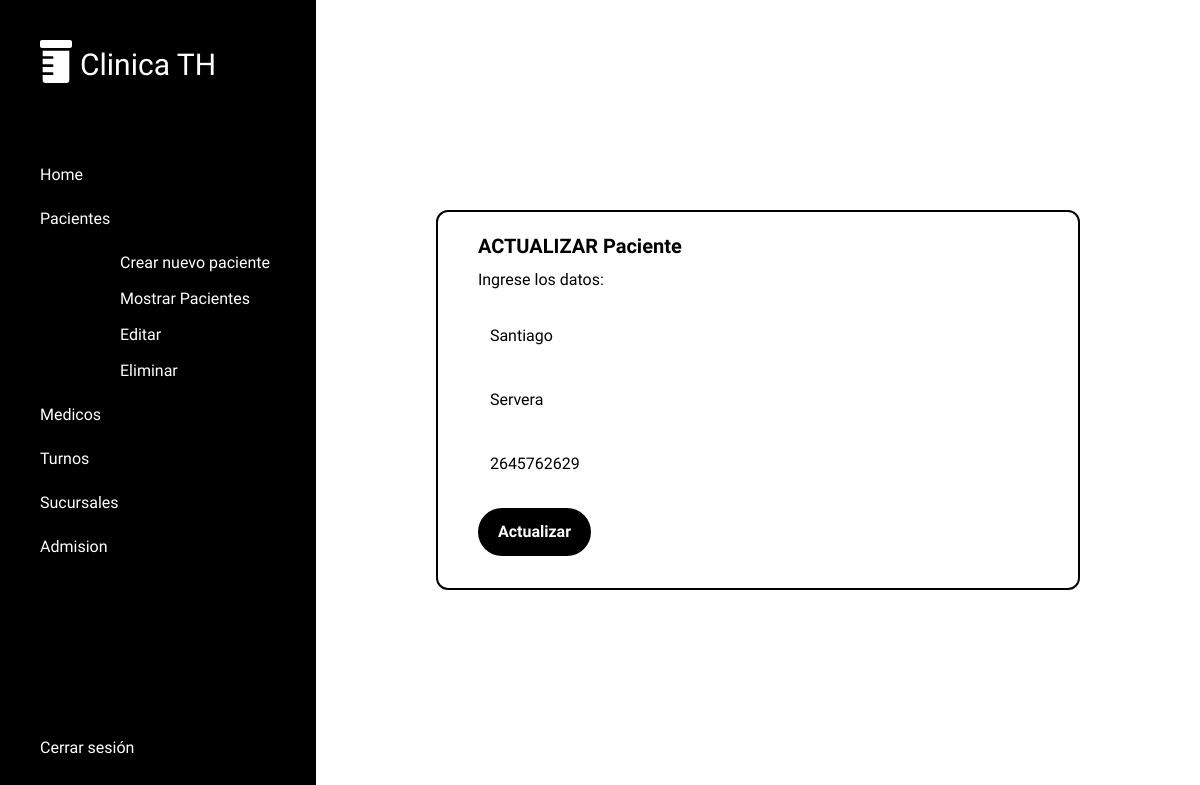
Page /crudPacientes/updateDataPaciente.php?idPaciente=1 on the committed database.
### tables this page shows
CREATE TABLE `paciente` (
  `idPaciente` int(11) NOT NULL,
  `nombrePaciente` varchar(100) NOT NULL,
  `apellidoPaciente` text NOT NULL,
  `numeroPaciente` varchar(100) NOT NULL
);

### crudPacientes/updateDataPaciente.php (the view, shortened to what this page needs)
<?php include("includes/header.php")?>
<?php include("db.php")?>
<?php
$nombrePaciente = "";
$apellidoPaciente = "";
$numeroPaciente = "";
if(isset($_GET['idPaciente'])){
$idPaciente = $_GET['idPaciente'];
$query = "SELECT * FROM paciente WHERE idPaciente = $idPaciente";
$result = mysqli_query($conn, $query);
if(mysqli_num_rows($result) ==1) {
    $row = mysqli_fetch_array($result);
    $nombrePaciente = $row['nombrePaciente'];
    $apellidoPaciente = $row['apellidoPaciente'];
    $numeroPaciente = $row['numeroPaciente'];
    }
}
        ?>
<div class ="h-screen w-full flex items-center justify-center">
    <div class="flex flex-col gap-2 border-2 border-black rounded-xl p-5 ">
        <h1 class="px-5 text-xl font-semibold">ACTUALIZAR Paciente</h1>
        <p class="px-5">Ingrese los datos:</p>
        <form action="updateDataPaciente.php?idPaciente=<?php echo $_GET['idPaciente']; ?>" method="POST" class='w-[600px] px-5 py-3'>
            <div class='w-full flex flex-col gap-4'>
            <input type="text" name="nombrePaciente" value="<?php echo $nombrePaciente;?>" class='p-3 bg-gray-250 rounded-lg' placeholder="Actualizar Nombre">
            <input type="text" name="apellidoPaciente" value="<?php echo $apellidoPaciente;?>" class='p-3 bg-gray-250 rounded-lg' placeholder="Actualizar Apellido">
            <input type="text" name="numeroPaciente" value="<?php echo $numeroPaciente;?>" class='p-3 bg-gray-250 rounded-lg' placeholder="Actualizar número">
            </div>
            <button class="mt-5 bg-black text-white font-bold px-5 py-3 rounded-full cursor-pointer" name="update2">Actualizar</button>
        </form>
    </div>
</div>
<?php include("includes/footer.php")?>

### crudPacientes/includes/header.php (style rules this page uses)
* { padding: 0; margin: 0; box-sizing: border-box; }
.anta-regular { font-family: "Anta", sans-serif; font-style: normal; }

### rows in the picture
paciente: nombrePaciente "Santiago", apellidoPaciente "Servera", numeroPaciente "2645762629"
